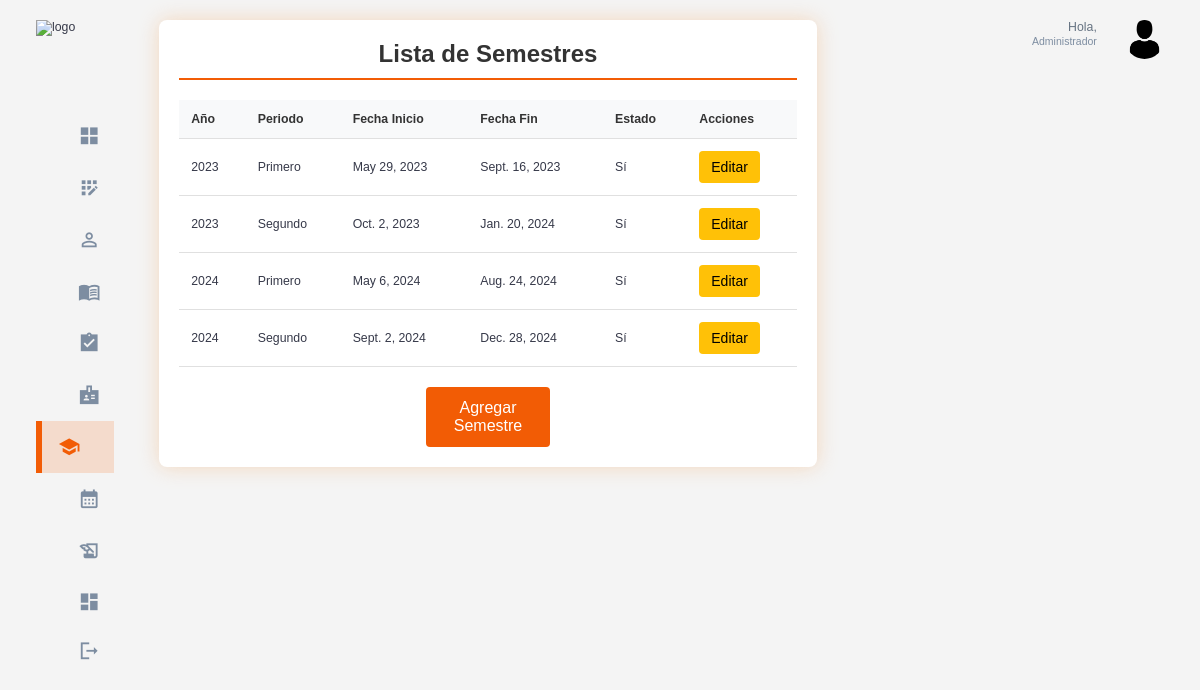
/semestre/, run on an earlier commit of the app's database.
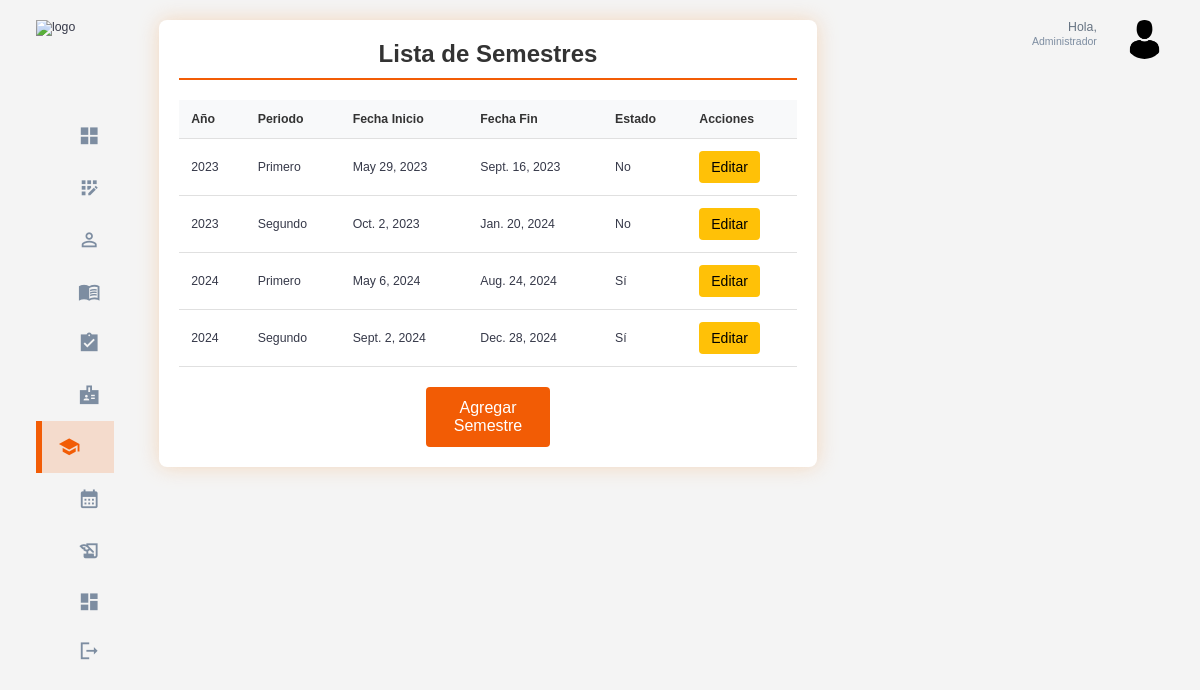
And on a later commit of the database.
### semestre/models.py (models this page shows, shortened)
class Semestre(models.Model):
    PERIODO_CHOICES = (
        ('I', 'Primero'),
        ('II', 'Segundo'),
    )
    año = models.PositiveIntegerField()  # Por ejemplo, 2024
    periodo = models.CharField(max_length=2, choices=PERIODO_CHOICES)  # I o II
    fecha_inicio = models.DateField()
    fecha_fin = models.DateField()
    estado = models.BooleanField(default=False)  # Indica si el semestre está activo
    class Meta:
        unique_together = ('año', 'periodo')  # Evita duplicados de año y periodo

### semestre/views.py (the view)
# urls.py: path('', views.listar_semestres, name='listar_semestres'),
def listar_semestres(request):
    semestres = Semestre.objects.all()
    return render(request, 'semestres/listar_semestres.html', {'semestres': semestres})

### templates/Semestres/listar_semestres.html (shortened to what this page needs)
{% extends 'base.html' %}
{% load static %}
{% block extra_css %}
    <link rel="stylesheet" href="{% static 'css/student_list.css' %}">
{% endblock %}
{% block content %}
<div class="student-list-container">
    <h2>Lista de Semestres</h2>
    <div class="table-responsive">
        <table class="student-table">
            <thead>
                <tr>
                    <th>Año</th>
                    <th>Periodo</th>
                    <th>Fecha Inicio</th>
                    <th>Fecha Fin</th>
                    <th>Estado</th>
                    <th>Acciones</th>
                </tr>
            </thead>
            <tbody>
                {% for semestre in semestres %}
                <tr>
                    <td>{{ semestre.año }}</td>
                    <td>{{ semestre.get_periodo_display }}</td>
                    <td>{{ semestre.fecha_inicio }}</td>
                    <td>{{ semestre.fecha_fin }}</td>
                    <td>{{ semestre.estado|yesno:"Sí,No" }}</td>
                    <td class="actions">
                        <a href="{% url 'editar_semestre' semestre.pk %}" class="btn btn-edit">Editar</a>
                    </td>
                </tr>
                {% endfor %}
            </tbody>
        </table>
    </div>
    <a href="{% url 'agregar_semestre' %}" class="btn btn-add">Agregar Semestre</a>
</div>
{% endblock %}

What changed in the data, as far as the page shows it:
changed Semestre "May 29, 2023": estado "Sí" → "No"
changed Semestre "Oct. 2, 2023": estado "Sí" → "No"
